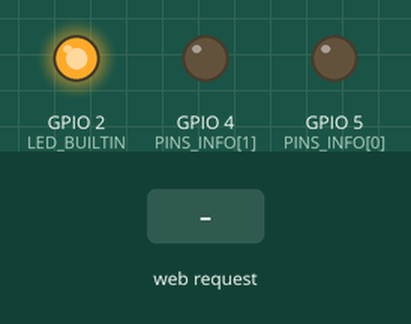
The sketch below on a simulated ESP8266 (NodeMCU). On the bench: output pins drawn as LEDs (lit = HIGH, except the on-board LED, lit = LOW). Inputs (shaded band) come from the test bench. WiFi joins after 1.5 s; servers stay silent unless stated; storage starts empty; what the sketch prints to the serial monitor is not drawn.

Above: at 3.7 s.
3.8 s: HTTP request GET /pin?textPlain=index received
At 4.6 s:
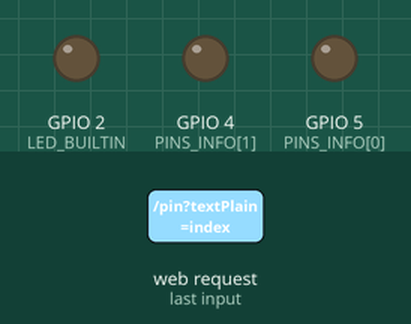
5.3 s: HTTP request GET /reset received
Timing chart, 0 to 8.3 s (numbered marks = the images above; inputs shaded):
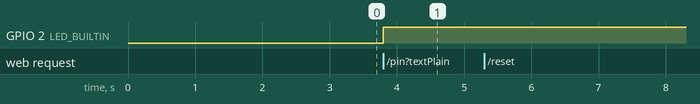

Measured:
- after the input at 3.8 s, GPIO 2 (LED_BUILTIN): LOW → HIGH at once
- after the input at 5.3 s, every drawn part: stays the same

The sketch:

Rele-WifiManager-mDns.ino
```cpp
#include <ESP8266WiFi.h>
#include <WiFiClient.h>
#include <ESP8266WebServer.h>
#include <DNSServer.h>
#include <ESP8266mDNS.h>
#include <WiFiManager.h> //WiFiManager by tzapu,tablatronix v2.0.3-alpha
#include <ArduinoJson.h> //https://github.com/bblanchon/ArduinoJson v5.13.4

#define  TOTAL_PINS 2
int PINS_INFO[TOTAL_PINS] = {5, 4}; //pino 5 ou D1;


MDNSResponder mdns;
ESP8266WebServer  server(80);

bool shouldSaveConfig = false;


char hostName[20] = "esp8266";

int pino = 5; //pino 5 ou D1;
int status = 0;

 WiFiManager wifiManager;


void setup() {
   Serial.begin(115200);

   pinMode(LED_BUILTIN, OUTPUT);
   digitalWrite(LED_BUILTIN, LOW);
   delay(1000);


    initializePins();

    readHostnameValue();

    initializeWifiManager();


    if (mdns.begin(hostName, WiFi.localIP()))
    {
      Serial.print(hostName);  Serial.println(" ready!");
      Serial.print("\nDNS hostName "); Serial.print(hostName); Serial.println(" ready!");
    }


    // Define processamento das requisicoes HTTP
    server.on("/", []()
    {
         server.send(200, "text/html", renderHtml());
    });

    server.on("/pin",handlepin);


     server.on("/reset", []()
     {
        Serial.println("Resetando configuracoes atuais...");

        server.send(200, "text/html", renderHtml());

       //  WiFiManager wifiManager;
        wifiManager.resetSettings();
    });

    server.onNotFound(handleNotFound);

    // Inicializa servidor Web
    server.begin();

    Serial.print("\nServior HTTP iniciado no IP ");Serial.println(WiFi.localIP());
    MDNS.addService("http", "tcp", 80);
}

// Loop -------------------------------------------------
void loop()
{
  mdns.update();
  server.handleClient();
}


void initializeWifiManager()
{
    WiFiManagerParameter custom_hostName("hostName", "host name", hostName, 20);

    //WiFiManager wifiManager;

    wifiManager.setSaveConfigCallback(wifiManager_OnSaveChanges);

    wifiManager.addParameter(&custom_hostName);

    wifiManager.autoConnect("TheNextLoop_AP", "123456789");

    Serial.println("conectado! :) ");

    strcpy(hostName, custom_hostName.getValue());

    trySaveChanges();

    Serial.print("IP address: "); Serial.println(WiFi.localIP());

    Serial.print("\nPreparing DNS hostName: "); Serial.println(hostName);

}


//callback notifying us of the need to save config
void wifiManager_OnSaveChanges () {
  Serial.println("Should save config");
  shouldSaveConfig = true;
}


void trySaveChanges()
{

    //save the custom parameters to FS
    if (shouldSaveConfig) {
        Serial.print("\nsaving config: ");
        Serial.print(hostName);

        DynamicJsonBuffer jsonBuffer;
        JsonObject& json = jsonBuffer.createObject();
        json["hostName"] = hostName;

        File configFile = SPIFFS.open("/config.json", "w");
        if (!configFile) {
          Serial.println("failed to open config file for writing");
        }

        json.printTo(Serial);
        json.printTo(configFile);
        configFile.close();
        //end save
    }

}


void initializePins()
{
  for (int i = 0; i <= (TOTAL_PINS-1); i++)
  {
    pinMode(PINS_INFO[i], OUTPUT);
    digitalWrite(PINS_INFO[i], LOW);
  }
}

void readHostnameValue()
{
      if (SPIFFS.begin())
      {
        Serial.println("flash memory ready");
        if (SPIFFS.exists("/config.json"))
        {

          Serial.println("try to read WifiManager file...");

          File configFile = SPIFFS.open("/config.json", "r");
          if (configFile)
          {
            size_t size = configFile.size();
            std::unique_ptr<char[]> buf(new char[size]);
            configFile.readBytes(buf.get(), size);
            DynamicJsonBuffer jsonBuffer;
            JsonObject& json = jsonBuffer.parseObject(buf.get());

            if (json.success())
            {

              if (json.containsKey("hostName"))
              {
                   strcpy(hostName, json["hostName"]);
              }

            }
            else
            {
              Serial.println("Problem reading config.json");
            }
          }
        }
      }
      else
      {
        Serial.println("Problem reading flash memory");
      }
}


//-----------------------------------------------------------
// Retorna qual é o relë que se deseja acionar e qual é o comando que o rele deve executar (ligar/desligar).
//---------------------------------------------------------
void handlepin()
{
    if (server.args() == 0)
    {
       writeResponse(202, "Nenhum parâmetro foi informado.");
       return;
    }


    String message = "";


    int index;
    bool indexSpecified = false;
    int action;
    bool actionSpecified = false;

    for (int i = 0; i < server.args(); i++)
    {
        String queryName = server.argName(i);
        if (queryName.equalsIgnoreCase("index"))
        {
           // String relay = server.argName(i);
            index =  server.arg(i).toInt();
            indexSpecified = true;
        }
        else if (queryName.equalsIgnoreCase("action"))
        {
            action =  server.arg(i).toInt();
            actionSpecified = true;
        }
    }

    if (!indexSpecified)
    {
       notifyError("index not specified");
        return;
    }

   if (index < 0 || index >  (TOTAL_PINS-1) )
   {
        notifyError("The provided index does not exists.");
        return;
    }


    if (!actionSpecified)
    {
        notifyError("action not specified");
        return;
    }

   if (!(action == 0 || action == 1))
   {
        notifyError("The provided action is invalid");
        return;
   }

    String response = "";
   if (action == 0) //desligar o relê
   {

      if (digitalRead(PINS_INFO[index]) == HIGH)
      {
         digitalWrite(PINS_INFO[index], LOW);
         response = "PIN was set to off";
      }
      else
      {
         response = "PIN was already OFF";
      }

       writeResponse(200, response);
       return;
   }
   else  if (action == 1) //ligar o relê
   {

      if (digitalRead(PINS_INFO[index]) == HIGH)
      {
        response = "PIN was already ON!";
      }
      else
      {
         digitalWrite(PINS_INFO[index], HIGH);
         response = "PIN set to ON!";
      }

       writeResponse(200, response);
       return;
   }

    writeResponse(200, "invalid option" );
}


void notifyError(String errorMessage)
{
        digitalWrite(LED_BUILTIN, HIGH);
        delay(1000);
        digitalWrite(LED_BUILTIN, HIGH);
        delay(1000);

        writeResponse(400, errorMessage);
 }


//callback que indica que o ESP entrou no modo AP
void configModeCallback (WiFiManager *myWiFiManager)
{
  Serial.println("Entrou no modo de configuração");
  Serial.println(WiFi.softAPIP()); //imprime o IP do AP
  Serial.println(myWiFiManager->getConfigPortalSSID()); //imprime o SSID criado da rede

}


void handleNotFound() {
  // Piscar ou comando nao identificado
  writeResponse(404, "Command not recognized or not found");

  for (byte b = 0; b < 3; b++) {
    digitalWrite(LED_BUILTIN, LOW);
    delay(300);
    digitalWrite(LED_BUILTIN, HIGH);
    delay(300);
  }
}


bool useTextPlain()
{
    String jarvisString = server.arg("textPlain");
    bool jarvis = false;
    if (jarvisString != "")
    {
       if (jarvisString.equalsIgnoreCase("true"))
       {
         jarvis = true;
       }
     }
  return jarvis;
}


void writeResponse(int statusCode, String text)
{
    bool useTextPlainResponse = useTextPlain();

      if (useTextPlainResponse)
      {
        server.send(statusCode, "text/plain", text);
        return;
      }
      else
      {
          server.send(statusCode, "text/html", renderHtml());
      }
}

String renderHtml()
{
      String host = ((String)hostName);

      String html = "";
      html = "<!DOCTYPE html>\n<html lang=\"pt-br\">\n";
      html += "<head>";
      html += "<meta charset=\"utf-8\" />";
      html += "<meta http-equiv=\"Content-Language\" content=\"pt-br\">";
      html += "<title>ESP8266</title>";
      html += "<style type=\"text/css\">@media screen and (max-width: 767px) {.tg {width: auto !important;}.tg col {width: auto !important;}.tg-wrap {overflow-x: auto;-webkit-overflow-scrolling: touch;margin: auto 0px;}}</style>";
      html += "<style type=\"text/css\"> .pinOn{background-color: #4CAF50;} .pinOff{background-color: #f44336;}</style>";
      html += "</head>\n";
      html += "<body>\n";
      html += "<h1>HTTP Web Interface (" + host +")</h1>\n";
      html += "<h3>Web Interface for controlling digital output PINS</h3>\n";
      html += "<p>Change to <a href=\"reset\" onClick=\"return confirm('Ao clicar em OK sua placa ESP8266 entrará no modo Access Point. Neste caso o RESET fisico desta placa ESP8266  devera ser feito POR VOCE e apos isso, voce deverá conectar-se à rede TheNextLoop_AP que sera criada para atualizar as configuracoes. Tem certeza que deseja continuar?')\">Access Point </a> mode&nbsp;</p>\n";
      html += "<div class=\"tg-wrap\"><table class=\"tg\">";
      html += "    <thead>";
      html += "      <tr>";
      html += "        <th class=\"tg-wp8o\">PINS_INFO Index</th>";
      html += "        <th class=\"tg-0lax\">Commands</th>";
      html += "      </tr>";
      html += "    </thead>";
      html += "    <tbody>";

      for (int i = 0; i <= (TOTAL_PINS-1); i++)
      {

       String pinStatus = "";
       String pinOn = "<input type=\"button\" onclick=\"window.location.href='pin?index="   + ((String)i)  + "&action=1';\" value=\"Turn On\" />";
       String pinOff = "<input type=\"button\" onclick=\"window.location.href='pin?index="   + ((String)i)  + "&action=0';\" value=\"Turn Off\" />";

        if (digitalRead(PINS_INFO[i]) == HIGH)
        {
           pinStatus = "<input type=\"button\" class=\"pinOn\"   value=\"Pin is On\" />";
        }
        else
        {
          pinStatus = "<input type=\"button\" class=\"pinOff\"   value=\"Pin is Off\" />";
        }

         html += "          <tr>";
         html += "            <td class=\"tg-i817\">"   + ((String)i) + "</td>";
         html += "            <td class=\"tg-buh4\">" + pinStatus + " " + pinOn + " " + pinOff + "</td>";
         html += "          </tr>";


      }
      html += "    <tbody>";
      html += "</table></div>";
      html += "</body>\n</html>\n";
    return html;
}
```
